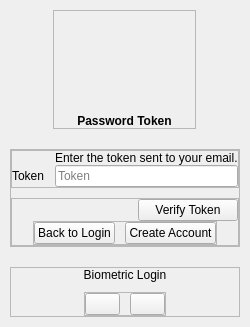
     <widget class="QWidget" name="passwordTokenPage">
      <layout class="QVBoxLayout" name="verticalLayout_31">
       <property name="spacing">
        <number>0</number>
       </property>
       <property name="leftMargin">
        <number>0</number>
       </property>
       <property name="topMargin">
        <number>0</number>
       </property>
       <property name="rightMargin">
        <number>0</number>
       </property>
       <property name="bottomMargin">
        <number>0</number>
       </property>
       <item>
        <widget class="QWidget" name="widget_5" native="true">
         <layout class="QVBoxLayout" name="verticalLayout_26">
          <property name="spacing">
           <number>10</number>
          </property>
          <property name="leftMargin">
           <number>10</number>
          </property>
          <property name="topMargin">
           <number>10</number>
          </property>
          <property name="rightMargin">
           <number>10</number>
          </property>
          <property name="bottomMargin">
           <number>10</number>
          </property>
          <item alignment="Qt::AlignmentFlag::AlignHCenter|Qt::AlignmentFlag::AlignBottom">
           <widget class="QFrame" name="header_5">
            <property name="frameShape">
             <enum>QFrame::Shape::StyledPanel</enum>
            </property>
            <property name="frameShadow">
             <enum>QFrame::Shadow::Raised</enum>
            </property>
            <layout class="QVBoxLayout" name="verticalLayout_27">
             <property name="spacing">
              <number>10</number>
             </property>
             <property name="leftMargin">
              <number>0</number>
             </property>
             <property name="topMargin">
              <number>0</number>
             </property>
             <property name="rightMargin">
              <number>0</number>
             </property>
             <property name="bottomMargin">
              <number>0</number>
             </property>
             <item alignment="Qt::AlignmentFlag::AlignHCenter">
              <widget class="QLabel" name="logo_5">
               <property name="minimumSize">
                <size>
                 <width>141</width>
                 <height>93</height>
                </size>
               </property>
               <property name="maximumSize">
                <size>
                 <width>141</width>
                 <height>93</height>
                </size>
               </property>
               <property name="text">
                <string />
               </property>
               <property name="pixmap">
                <pixmap resource="../assets/assets.qrc">:/images/images/TRUSTED IN_GREY.png</pixmap>
               </property>
               <property name="scaledContents">
                <bool>true</bool>
               </property>
              </widget>
             </item>
             <item>
              <widget class="QLabel" name="label_18">
               <property name="font">
                <font>
                 <bold>true</bold>
                </font>
               </property>
               <property name="text">
                <string>Password Token</string>
               </property>
               <property name="alignment">
                <set>Qt::AlignmentFlag::AlignCenter</set>
               </property>
              </widget>
             </item>
            </layout>
           </widget>
          </item>
          <item>
           <widget class="QCustomHorizontalSeparator" name="customHorizontalSeparator_11" />
          </item>
          <item alignment="Qt::AlignmentFlag::AlignTop">
           <widget class="QFrame" name="body_5">
            <property name="frameShape">
             <enum>QFrame::Shape::StyledPanel</enum>
            </property>
            <property name="frameShadow">
             <enum>QFrame::Shadow::Raised</enum>
            </property>
            <layout class="QVBoxLayout" name="verticalLayout_28">
             <property name="spacing">
              <number>10</number>
             </property>
             <property name="leftMargin">
              <number>0</number>
             </property>
             <property name="topMargin">
              <number>0</number>
             </property>
             <property name="rightMargin">
              <number>0</number>
             </property>
             <property name="bottomMargin">
              <number>0</number>
             </property>
             <item alignment="Qt::AlignmentFlag::AlignTop">
              <widget class="QFrame" name="frame_17">
               <property name="frameShape">
                <enum>QFrame::Shape::StyledPanel</enum>
               </property>
               <property name="frameShadow">
                <enum>QFrame::Shadow::Raised</enum>
               </property>
               <layout class="QFormLayout" name="formLayout_6">
                <property name="horizontalSpacing">
                 <number>10</number>
                </property>
                <property name="verticalSpacing">
                 <number>0</number>
                </property>
                <property name="leftMargin">
                 <number>0</number>
                </property>
                <property name="topMargin">
                 <number>0</number>
                </property>
                <property name="rightMargin">
                 <number>0</number>
                </property>
                <property name="bottomMargin">
                 <number>0</number>
                </property>
                <item row="1" column="0">
                 <widget class="QLabel" name="label_19">
                  <property name="text">
                   <string>Token</string>
                  </property>
                 </widget>
                </item>
                <item row="1" column="1">
                 <widget class="QLineEdit" name="mailToken">
                  <property name="placeholderText">
                   <string>Token</string>
                  </property>
                 </widget>
                </item>
                <item row="0" column="1">
                 <widget class="QLabel" name="label_4">
                  <property name="text">
                   <string>Enter the token sent to your email.</string>
                  </property>
                 </widget>
                </item>
               </layout>
              </widget>
             </item>
             <item>
              <widget class="QFrame" name="frame_18">
               <property name="frameShape">
                <enum>QFrame::Shape::StyledPanel</enum>
               </property>
               <property name="frameShadow">
                <enum>QFrame::Shadow::Raised</enum>
               </property>
               <layout class="QVBoxLayout" name="verticalLayout_29">
                <property name="spacing">
                 <number>0</number>
                </property>
                <property name="leftMargin">
                 <number>0</number>
                </property>
                <property name="topMargin">
                 <number>0</number>
                </property>
                <property name="rightMargin">
                 <number>0</number>
                </property>
                <property name="bottomMargin">
                 <number>0</number>
                </property>
                <item alignment="Qt::AlignmentFlag::AlignRight">
                 <widget class="QPushButton" name="verifyTokenBtn">
                  <property name="minimumSize">
                   <size>
                    <width>100</width>
                    <height>0</height>
                   </size>
                  </property>
                  <property name="cursor">
                   <cursorShape>PointingHandCursor</cursorShape>
                  </property>
                  <property name="styleSheet">
                   <string notr="true" />
                  </property>
                  <property name="text">
                   <string>Verify Token</string>
                  </property>
                 </widget>
                </item>
                <item>
                 <widget class="QCustomHorizontalSeparator" name="customHorizontalSeparator_13" />
                </item>
                <item alignment="Qt::AlignmentFlag::AlignHCenter">
                 <widget class="QFrame" name="frame_19">
                  <property name="frameShape">
                   <enum>QFrame::Shape::StyledPanel</enum>
                  </property>
                  <property name="frameShadow">
                   <enum>QFrame::Shadow::Raised</enum>
                  </property>
                  <layout class="QHBoxLayout" name="horizontalLayout_9">
                   <property name="spacing">
                    <number>10</number>
                   </property>
                   <property name="leftMargin">
                    <number>0</number>
                   </property>
                   <property name="topMargin">
                    <number>0</number>
                   </property>
                   <property name="rightMargin">
                    <number>0</number>
                   </property>
                   <property name="bottomMargin">
                    <number>0</number>
                   </property>
                   <item>
                    <widget class="QPushButton" name="bLoginBtn_2">
                     <property name="cursor">
                      <cursorShape>PointingHandCursor</cursorShape>
                     </property>
                     <property name="text">
                      <string>Back to Login</string>
                     </property>
                    </widget>
                   </item>
                   <item>
                    <widget class="QPushButton" name="bRegBtn_2">
                     <property name="cursor">
                      <cursorShape>PointingHandCursor</cursorShape>
                     </property>
                     <property name="text">
                      <string>Create Account</string>
                     </property>
                    </widget>
                   </item>
                  </layout>
                 </widget>
                </item>
               </layout>
              </widget>
             </item>
            </layout>
           </widget>
          </item>
          <item>
           <widget class="QCustomHorizontalSeparator" name="customHorizontalSeparator_14" />
          </item>
          <item alignment="Qt::AlignmentFlag::AlignTop">
           <widget class="QFrame" name="footer_5">
            <property name="frameShape">
             <enum>QFrame::Shape::StyledPanel</enum>
            </property>
            <property name="frameShadow">
             <enum>QFrame::Shadow::Raised</enum>
            </property>
            <layout class="QVBoxLayout" name="verticalLayout_30">
             <property name="spacing">
              <number>10</number>
             </property>
             <property name="leftMargin">
              <number>0</number>
             </property>
             <property name="topMargin">
              <number>0</number>
             </property>
             <property name="rightMargin">
              <number>0</number>
             </property>
             <property name="bottomMargin">
              <number>0</number>
             </property>
             <item>
              <widget class="QLabel" name="label_21">
               <property name="text">
                <string>Biometric Login</string>
               </property>
               <property name="alignment">
                <set>Qt::AlignmentFlag::AlignCenter</set>
               </property>
              </widget>
             </item>
             <item alignment="Qt::AlignmentFlag::AlignHCenter">
              <widget class="QFrame" name="frame_20">
               <property name="maximumSize">
                <size>
                 <width>16777215</width>
                 <height>16777215</height>
                </size>
               </property>
               <property name="frameShape">
                <enum>QFrame::Shape::StyledPanel</enum>
               </property>
               <property name="frameShadow">
                <enum>QFrame::Shadow::Raised</enum>
               </property>
               <layout class="QHBoxLayout" name="horizontalLayout_10">
                <property name="spacing">
                 <number>10</number>
                </property>
                <property name="leftMargin">
                 <number>0</number>
                </property>
                <property name="topMargin">
                 <number>0</number>
                </property>
                <property name="rightMargin">
                 <number>0</number>
                </property>
                <property name="bottomMargin">
                 <number>0</number>
                </property>
                <item>
                 <widget class="QPushButton" name="pushButton_10">
                  <property name="maximumSize">
                   <size>
                    <width>35</width>
                    <height>35</height>
                   </size>
                  </property>
                  <property name="text">
                   <string />
                  </property>
                  <property name="icon">
                   <iconset resource="../Qss/icons/_icons.qrc">
                    <normaloff>:/material_design/icons/material_design/fingerprint.png</normaloff>:/material_design/icons/material_design/fingerprint.png</iconset>
                  </property>
                 </widget>
                </item>
                <item>
                 <widget class="QPushButton" name="pushButton_11">
                  <property name="maximumSize">
                   <size>
                    <width>35</width>
                    <height>35</height>
                   </size>
                  </property>
                  <property name="text">
                   <string />
                  </property>
                  <property name="icon">
                   <iconset resource="../Qss/icons/_icons.qrc">
                    <normaloff>:/font_awesome_brands/icons/font_awesome/brands/windows.png</normaloff>:/font_awesome_brands/icons/font_awesome/brands/windows.png</iconset>
                  </property>
                 </widget>
                </item>
               </layout>
              </widget>
             </item>
            </layout>
           </widget>
          </item>
         </layout>
        </widget>
       </item>
      </layout>
     </widget>
